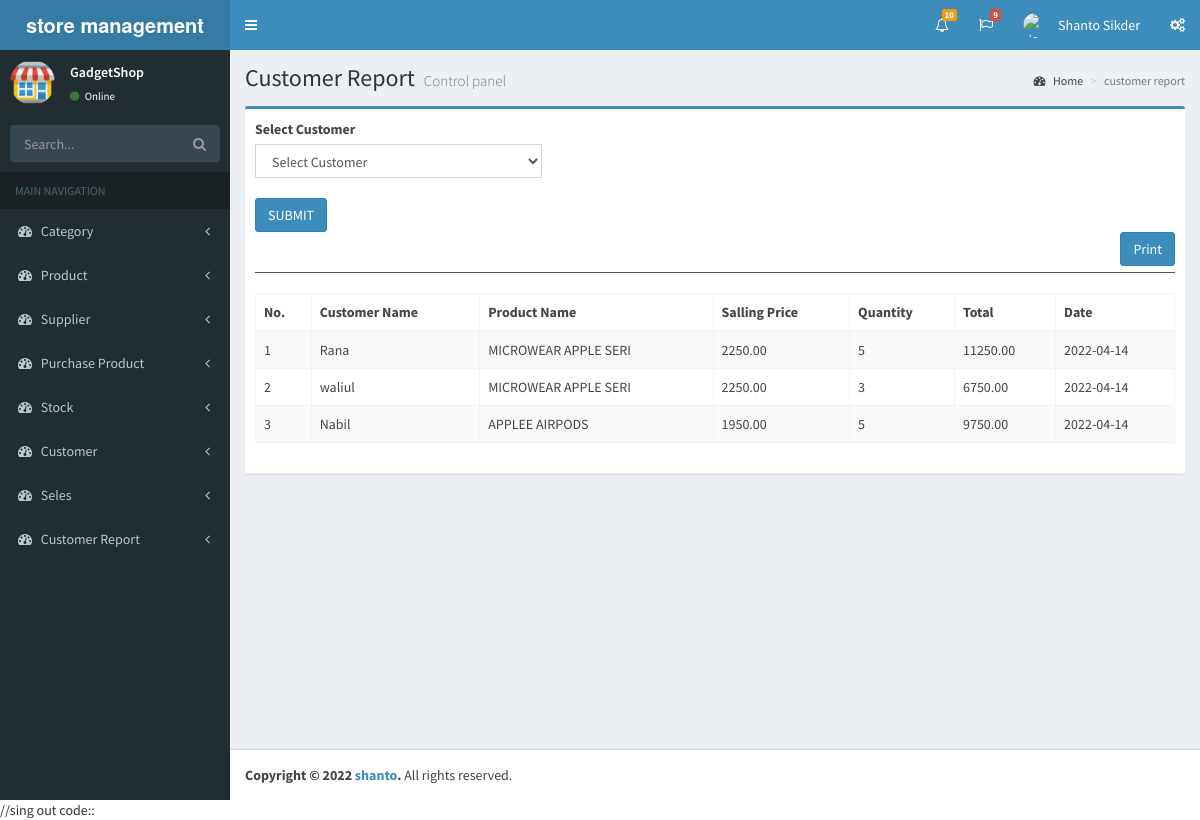
The app's page /customer_report.php (signed in) with its own data.
### tables this page shows
CREATE TABLE `sales` (
  `id` int(11) NOT NULL,
  `date` date NOT NULL,
  `customer_id` int(11) NOT NULL,
  `product_id` int(11) NOT NULL,
  `quantity` int(11) NOT NULL,
  `selling_price` double(10,2) NOT NULL,
  `total` double(10,2) NOT NULL
);

CREATE TABLE `customar` (
  `id` int(11) NOT NULL,
  `name` varchar(20) NOT NULL,
  `status` tinyint(4) NOT NULL,
  `address` varchar(50) NOT NULL,
  `phone` varchar(15) NOT NULL
);

CREATE TABLE `product` (
  `id` int(11) NOT NULL,
  `name` varchar(20) NOT NULL,
  `category_id` int(11) NOT NULL,
  `description` varchar(100) NOT NULL,
  `status` tinyint(4) NOT NULL
);

### customer_report.php (the view, shortened to what this page needs)
<?php
include('php/db_config.php');
if (isset($_GET['submit'])) {
    $customer = $_GET['customer'];
    $sql = "SELECT * FROM sales WHERE customer_id = '$customer' ";
    $data = $db->query($sql);
    $sqlc = "SELECT * FROM customar";
    $datac = $db->query($sqlc);
} else {
    $sql = "SELECT * FROM sales";
    $data = $db->query($sql);
}
include('layout/header.php') ?>
<?php include('layout/sideber.php') ?>
<div class="content-wrapper">
    <section class="content-header">
        <h1>
            Customer Report
            <small>Control panel</small>
        </h1>
        <ol class="breadcrumb">
            <li><a href="dashboard.php"><i class="fa fa-dashboard"></i> Home</a></li>
            <li class="active">customer report</li>
        </ol>
    </section>
    <section class="content">
        <div class="row">
            <div class="col-md-12">
                <div class="box box-primary">
                    <div class="box-header with-border">
                        <div class="row">
                            <form action="customer_report.php" method="get">
                                <div class="col-md-4">
                                    <label for=""> Select Customer </label>
                                    <select name="customer" class="form-control">
                                        <option value="">Select Customer</option>
                                    </select><br>
                                    <button class="btn btn-primary" type="submit" name="submit" value="submit">SUBMIT</button>
                                </div>
                            </form>
                        </div>
                        <button class="pull-right btn btn-primary" onclick="getprint('prinarea')">Print</button><br>
                        <hr>
                        <div id="prinarea">
                            <table class="table table-striped table-bordered">
                                <thead>
                                    <tr>
                                        <th>No. </th>
                                        <th>Customer Name </th>
                                        <th>Product Name </th>
                                        <th>Salling Price </th>
                                        <th>Quantity </th>
                                        <th>Total </th>
                                        <th>Date </th>
                                    </tr>
                                </thead>
                                <tbody>
                                    <?php while ($row = $data->fetch_object()) {  ?>
                                        <tr>
                                            <td><?php echo $row->id; ?></td>
                                            <?php
                                            $productData = $db->query("SELECT * FROM customar WHERE id = $row->customer_id LIMIT 1");
                                            while ($prow = $productData->fetch_object()) {
                                            ?>
                                                <td><?php echo $prow->name; ?></td>
                                            <?php } ?>
                                            <?php
                                            $productData = $db->query("SELECT * FROM product WHERE id = $row->product_id LIMIT 1");
                                            while ($prow = $productData->fetch_object()) {
                                            ?>
                                                <td><?php echo $prow->name; ?></td>
                                            <?php } ?>
                                            <td><?php echo $row->selling_price; ?></td>
                                            <td><?php echo $row->quantity; ?></td>
                                            <td><?php echo $row->total; ?></td>
                                            <td><?php echo $row->date; ?></td>
                                        </tr>
                                    <?php } ?>
                                </tbody>
                            </table>
                        </div>
                    </div>
                </div>
            </div>
    </section>
</div>
<?php include('layout/footer.php'); ?>

### layout/header.php (shortened to what this page needs)
<!DOCTYPE html>
<html>
<head>
  <link rel="stylesheet" href="assets/bower_components/bootstrap/dist/css/bootstrap.min.css">
  <link rel="stylesheet" href="assets/bower_components/font-awesome/css/font-awesome.min.css">
  <link rel="stylesheet" href="assets/bower_components/Ionicons/css/ionicons.min.css">
  <link rel="stylesheet" href="assets/dist/css/AdminLTE.min.css">
  <link rel="stylesheet" href="assets/dist/css/skins/_all-skins.min.css">
  <link rel="stylesheet" href="assets/bower_components/morris.js/morris.css">
  <link rel="stylesheet" href="assets/bower_components/jvectormap/jquery-jvectormap.css">
  <link rel="stylesheet" href="assets/bower_components/bootstrap-datepicker/dist/css/bootstrap-datepicker.min.css">
  <link rel="stylesheet" href="assets/bower_components/bootstrap-daterangepicker/daterangepicker.css">
  <link rel="stylesheet" href="assets/plugins/bootstrap-wysihtml5/bootstrap3-wysihtml5.min.css">
</head>
<body class="hold-transition skin-blue sidebar-mini">
<div class="wrapper">
  <header class="main-header">
    <a href="dashboard.php" class="logo">
      <span class="logo-lg"><b>store management system</b></span>
    </a>
    <nav class="navbar navbar-static-top">
      <a href="#" class="sidebar-toggle" data-toggle="push-menu" role="button">
      </a>
      <div class="navbar-custom-menu">
        <ul class="nav navbar-nav">
          <li class="dropdown notifications-menu">
            <a href="#" class="dropdown-toggle" data-toggle="dropdown">
              <i class="fa fa-bell-o"></i>
              <span class="label label-warning">10</span>
            </a>
          </li>
          <li class="dropdown tasks-menu">
            <a href="#" class="dropdown-toggle" data-toggle="dropdown">
              <i class="fa fa-flag-o"></i>
              <span class="label label-danger">9</span>
            </a>
          </li>
          <li class="dropdown user user-menu">
            <a href="#" class="dropdown-toggle" data-toggle="dropdown">
              <img src="assets/dist/img/user.JPG" class="user-image" alt="User Image">
              <span class="hidden-xs">Shanto Sikder</span>
            </a>
          </li>
          <li>
            <a href="#" data-toggle="control-sidebar"><i class="fa fa-gears"></i></a>
          </li>
        </ul>
      </div>
    </nav>
  </header>

### layout/sideber.php (shortened to what this page needs)
<aside class="main-sidebar">
  <section class="sidebar">
    <div class="user-panel">
      <div class="pull-left image">
        <img src="assets/dist/img/logo.png" class="img-circle" alt="User Image">
      </div>
      <div class="pull-left info">
        <p>GadgetShop</p>
        <a href="#"><i class="fa fa-circle text-success"></i> Online</a>
      </div>
    </div>
    <form action="#" method="get" class="sidebar-form">
      <div class="input-group">
        <input type="text" name="q" class="form-control" placeholder="Search...">
        <span class="input-group-btn">
          <button type="submit" name="search" id="search-btn" class="btn btn-flat"><i class="fa fa-search"></i>
          </button>
        </span>
      </div>
    </form>
    <ul class="sidebar-menu" data-widget="tree">
      <li class="header">MAIN NAVIGATION</li>
      <li class=" treeview">
        <a href="#">
          <i class="fa fa-dashboard"></i> <span>Category</span>
          <span class="pull-right-container">
            <i class="fa fa-angle-left pull-right"></i>
          </span>
        </a>
      </li>
      <li class=" treeview">
        <a href="#">
          <i class="fa fa-dashboard"></i> <span>Product</span>
          <span class="pull-right-container">
            <i class="fa fa-angle-left pull-right"></i>
          </span>
        </a>
      </li>
      <li class=" treeview">
        <a href="#">
          <i class="fa fa-dashboard"></i> <span>Supplier</span>
          <span class="pull-right-container">
            <i class="fa fa-angle-left pull-right"></i>
          </span>
        </a>
      </li>
      <li class=" treeview">
        <a href="#">
          <i class="fa fa-dashboard"></i> <span>Purchase Product</span>
          <span class="pull-right-container">
            <i class="fa fa-angle-left pull-right"></i>
          </span>
        </a>
      </li>
      <li class=" treeview">
        <a href="#">
          <i class="fa fa-dashboard"></i> <span>Stock</span>
          <span class="pull-right-container">
            <i class="fa fa-angle-left pull-right"></i>
          </span>
        </a>
      </li>
      <li class=" treeview">
        <a href="#">
          <i class="fa fa-dashboard"></i> <span>Customer</span>
          <span class="pull-right-container">
            <i class="fa fa-angle-left pull-right"></i>
          </span>
        </a>
      </li>
      <li class=" treeview">
        <a href="#">
          <i class="fa fa-dashboard"></i> <span>Seles</span>
          <span class="pull-right-container">
            <i class="fa fa-angle-left pull-right"></i>
          </span>
        </a>
      </li>
      <li class=" treeview">
        <a href="#">
          <i class="fa fa-dashboard"></i> <span>Customer Report</span>
          <span class="pull-right-container">
            <i class="fa fa-angle-left pull-right"></i>
          </span>
        </a>
      </li>
    </ul>
  </section>
</aside>

### layout/footer.php (shortened to what this page needs)
<footer class="main-footer">
    <strong>Copyright &copy; 2022 <a href="https://adminlte.io">shanto</a>.</strong> All rights
    reserved.
  </footer>
</div>
//sing out code::
</body>
</html>

### records on screen
sales: id "1", selling_price "2250.00", quantity "5", total "11250.00", date "2022-04-14"
customar: name "Rana"
product: name "MICROWEAR APPLE SERI"
sales: id "2", selling_price "2250.00", quantity "3", total "6750.00", date "2022-04-14"
customar: name "waliul"
sales: id "3", selling_price "1950.00", quantity "5", total "9750.00", date "2022-04-14"
customar: name "Nabil"
product: name "APPLEE AIRPODS"
